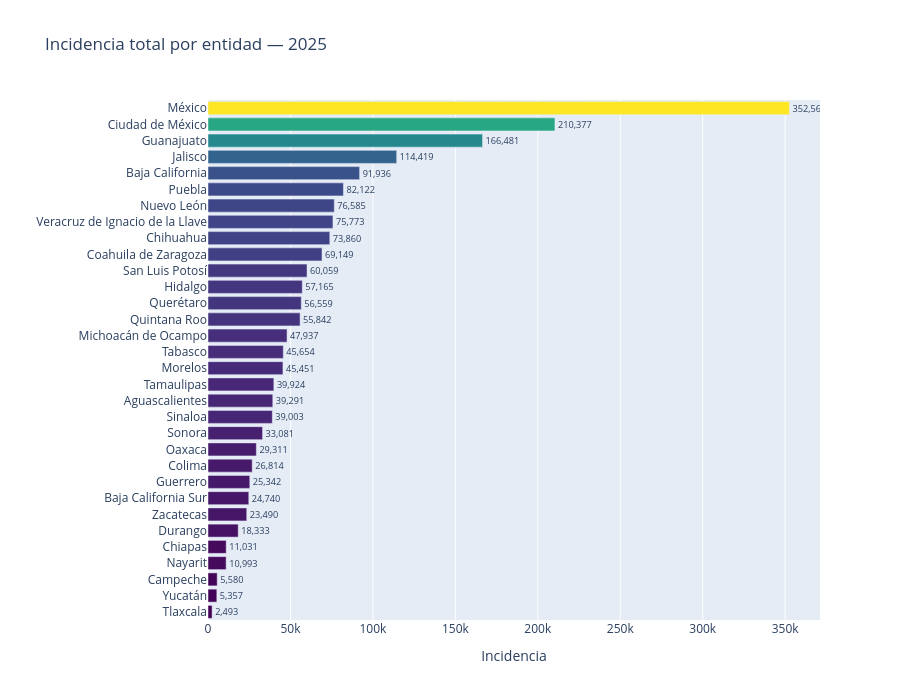

This figure's notebook cell:
### Markdown cell above
## 5. Ranking de entidades

### Code cell
ent = (
    df.groupby("entidad")["incidencia"]
    .sum()
    .sort_values(ascending=True)
    .reset_index()
)

fig = px.bar(
    ent,
    x="incidencia",
    y="entidad",
    orientation="h",
    title="Incidencia total por entidad — 2025",
    labels={"entidad": "", "incidencia": "Incidencia"},
    color="incidencia",
    color_continuous_scale="Viridis",
    text="incidencia",
)
fig.update_traces(texttemplate="%{text:,.0f}", textposition="outside")
fig.update_layout(height=700, coloraxis_showscale=False)
fig.show()

### Figure 1 — Plotly figure (JSON) as saved in the notebook; plotly's stock layout.template omitted (floating-point values rounded to 4 significant figures)
{"data": [{"hovertemplate": "Incidencia=%{marker.color}<br>=%{y}<extra></extra>", "legendgroup": "", "marker": {"color": [2493, 5357, 5580, 10993, 11031, 18333, 23490, 24740, 25342, 26814, 29311, 33081, 39003, 39291, 39924, 45451, 45654, 47937, 55842, 56559, 57165, 60059, 69149, 73860, 75773, 76585, 82122, 91936, 114419, 166481, 210377, 352563], "coloraxis": "coloraxis", "pattern": {"shape": ""}}, "name": "", "orientation": "h", "showlegend": false, "text": [2493.0, 5357.0, 5580.0, 10990.0, 11030.0, 18330.0, 23490.0, 24740.0, 25340.0, 26810.0, 29310.0, 33080.0, 39000.0, 39290.0, 39920.0, 45450.0, 45650.0, 47940.0, 55840.0, 56560.0, 57160.0, 60060.0, 69150.0, 73860.0, 75770.0, 76580.0, 82120.0, 91940.0, 114400.0, 166500.0, 210400.0, 352600.0], "textposition": "outside", "texttemplate": "%{text:,.0f}", "type": "bar", "x": [2493, 5357, 5580, 10993, 11031, 18333, 23490, 24740, 25342, 26814, 29311, 33081, 39003, 39291, 39924, 45451, 45654, 47937, 55842, 56559, 57165, 60059, 69149, 73860, 75773, 76585, 82122, 91936, 114419, 166481, 210377, 352563], "xaxis": "x", "y": ["Tlaxcala", "Yucatán", "Campeche", "Nayarit", "Chiapas", "Durango", "Zacatecas", "Baja California Sur", "Guerrero", "Colima", "Oaxaca", "Sonora", "Sinaloa", "Aguascalientes", "Tamaulipas", "Morelos", "Tabasco", "Michoacán de Ocampo", "Quintana Roo", "Querétaro", "Hidalgo", "San Luis Potosí", "Coahuila de Zaragoza", "Chihuahua", "Veracruz de Ignacio de la Llave", "Nuevo León", "Puebla", "Baja California", "Jalisco", "Guanajuato", "Ciudad de México", "México"], "yaxis": "y"}], "layout": {"barmode": "relative", "coloraxis": {"colorbar": {"title": {"text": "Incidencia"}}, "colorscale": [[0, "#440154"], [0.1111, "#482878"], [0.2222, "#3e4989"], [0.3333, "#31688e"], [0.4444, "#26828e"], [0.5556, "#1f9e89"], [0.6667, "#35b779"], [0.7778, "#6ece58"], [0.8889, "#b5de2b"], [1, "#fde725"]], "showscale": false}, "height": 700, "legend": {"tracegroupgap": 0}, "title": {"text": "Incidencia total por entidad — 2025"}, "xaxis": {"anchor": "y", "domain": [0, 1], "title": {"text": "Incidencia"}}, "yaxis": {"anchor": "x", "domain": [0, 1], "title": {"text": ""}}}}
